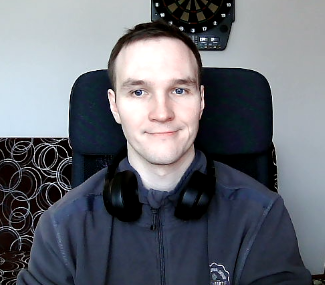
#> input picture j_photo.png, 325 x 285 px
$ jupyter execute Cartoonify.ipynb
#> lines starting #> are read from the running program, lines starting #| are printed output that depends on the picture; after the words box and inside, x2 and y2 are one past the last pixel; in counts of white or black regions, pixels touching at a corner belong together
[cell 1]
import cv2 #for image processing
import numpy as np #to store image
import imageio #to read image stored at particular path

import sys
import matplotlib.pyplot as plt
import os
import tkinter as tk
from tkinter import filedialog
from tkinter import *
from PIL import ImageTk, Image

[cell 2]
def cartoonify(ImagePath):
    # read the image
#> called with ImagePath = 'j_photo.png'
    originalmage = cv2.imread(ImagePath)
#> originalmage is the input picture: shape (285, 325, 3); mean B, G, R 114.1, 106, 102.4
    originalmage = cv2.cvtColor(originalmage, cv2.COLOR_BGR2RGB)
    #print(image)  # image is stored in form of numbers

    # confirm that image is chosen
    if originalmage is None:
        print("Can not find any image. Choose appropriate file")
        sys.exit()

    ReSized1 = cv2.resize(originalmage, (960, 540))
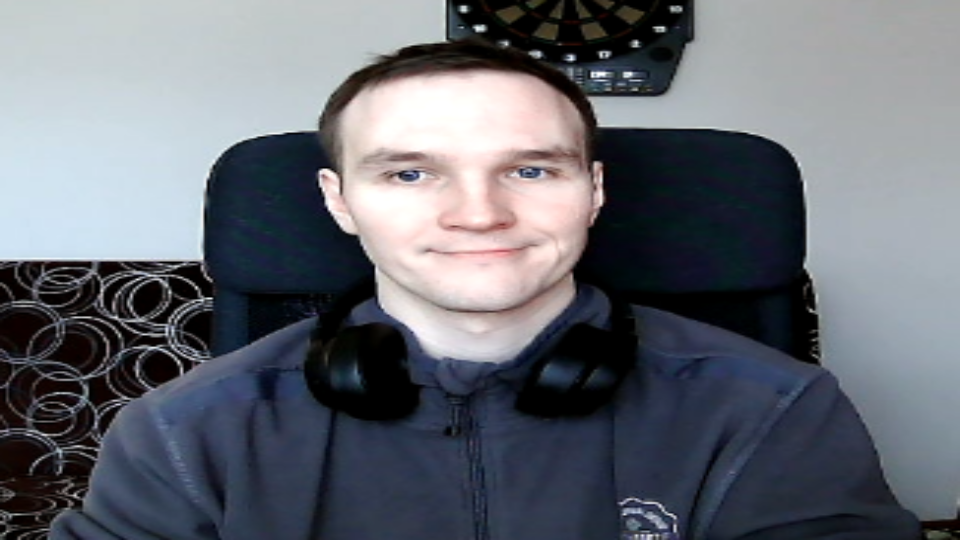
#> ReSized1: shape (540, 960, 3); mean R, G, B 102.3, 105.9, 114
    #plt.imshow(ReSized1, cmap='gray')


    #converting an image to grayscale
    grayScaleImage= cv2.cvtColor(originalmage, cv2.COLOR_BGR2GRAY)
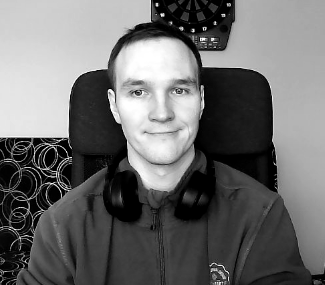
#> grayScaleImage: shape (285, 325); min 0, max 255, mean 108
    ReSized2 = cv2.resize(grayScaleImage, (960, 540))
    #plt.imshow(ReSized2, cmap='gray')


    #applying median blur to smoothen an image
    smoothGrayScale = cv2.medianBlur(grayScaleImage, 3)
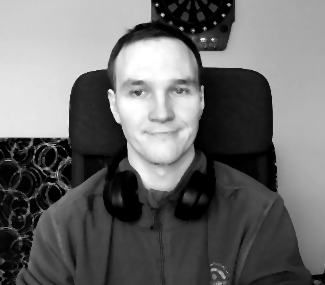
#> smoothGrayScale: shape (285, 325); min 0, max 255, mean 107.2
    ReSized3 = cv2.resize(smoothGrayScale, (960, 540))
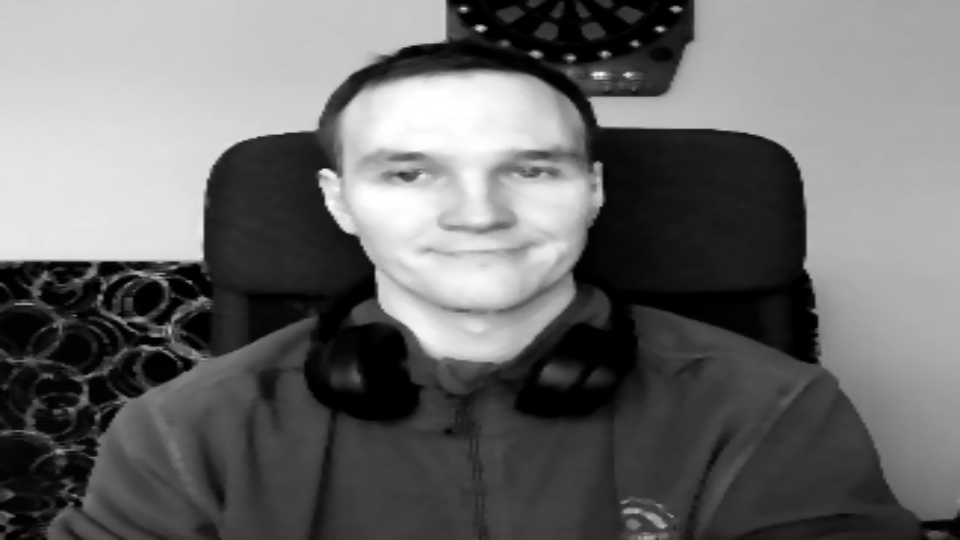
#> ReSized3: shape (540, 960); min 0, max 255, mean 107.1
    #plt.imshow(ReSized3, cmap='gray')

    #retrieving the edges for cartoon effect
    #by using thresholding technique
    getEdge = cv2.adaptiveThreshold(smoothGrayScale, 255,
        cv2.ADAPTIVE_THRESH_MEAN_C,
        cv2.THRESH_BINARY, 9, 9)
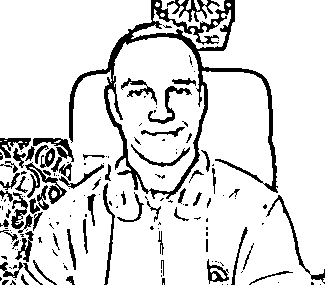
#> getEdge: shape (285, 325); 86.4% white; 162 black regions (97 under 20 px), largest, box (x1, y1, x2, y2) and area: (69, 0, 278, 199) 4756, (25, 162, 67, 204) 457, (33, 138, 74, 172) 403

    ReSized4 = cv2.resize(getEdge, (960, 540))
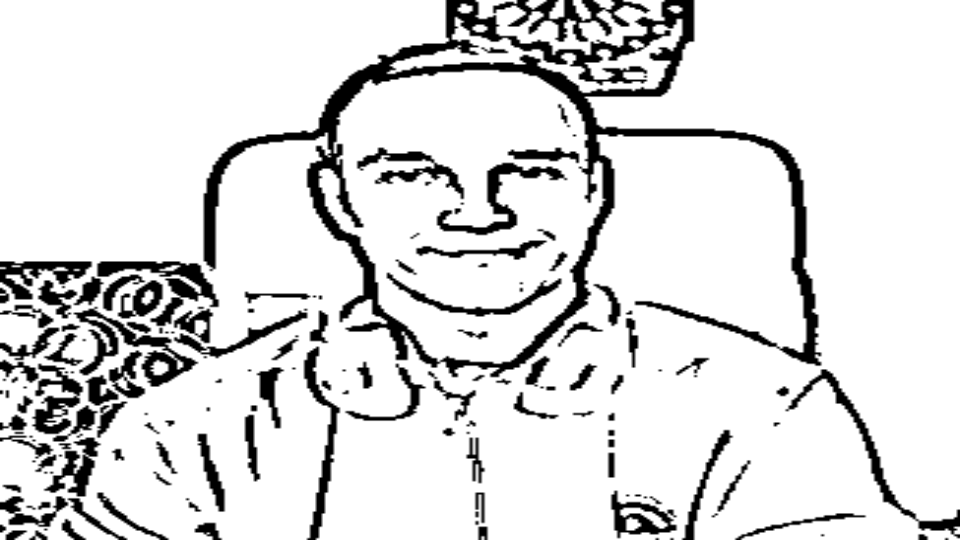
#> ReSized4: shape (540, 960); min 0, max 255, mean 220.4
    save(ReSized4, ImagePath, 'edges')
    #plt.imshow(ReSized4, cmap='gray')

    #applying bilateral filter to remove noise
    #and keep edge sharp as required
    colorImage = cv2.bilateralFilter(originalmage, 9, 300, 300)
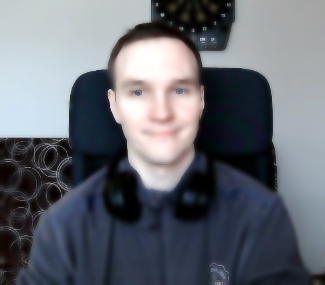
#> colorImage: shape (285, 325, 3); mean R, G, B 102.1, 105.7, 113.8
    ReSized5 = cv2.resize(colorImage, (960, 540))
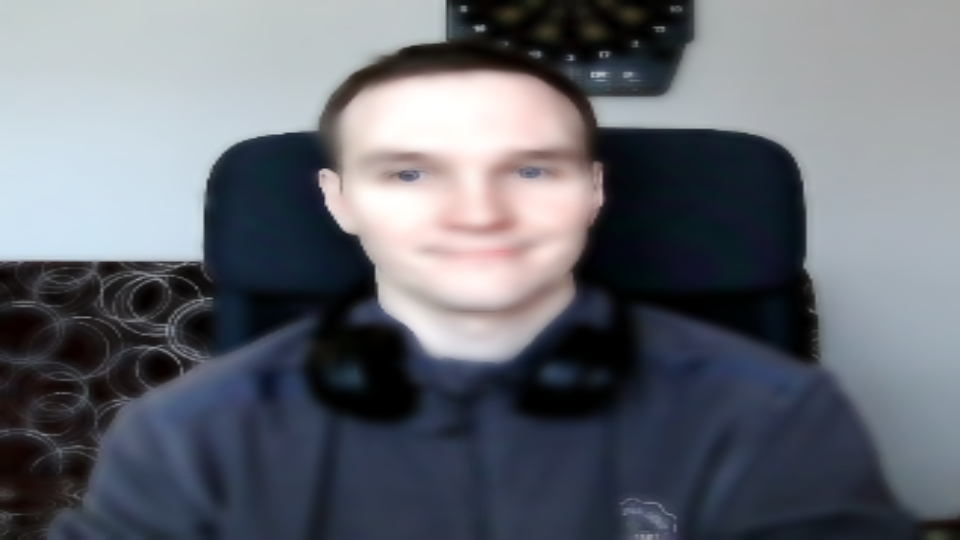
#> ReSized5: shape (540, 960, 3); mean R, G, B 102, 105.6, 113.7
    #plt.imshow(ReSized5, cmap='gray')


    #masking edged image with our "BEAUTIFY" image
    cartoonImage = cv2.bitwise_and(colorImage, colorImage, mask=getEdge)
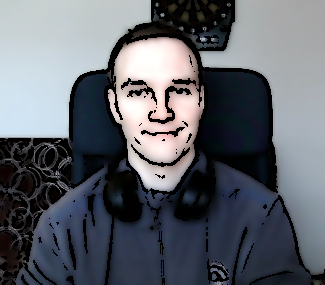
#> cartoonImage: shape (285, 325, 3); mean R, G, B 95.4, 99.3, 106.8

    ReSized6 = cv2.resize(cartoonImage, (960, 540))
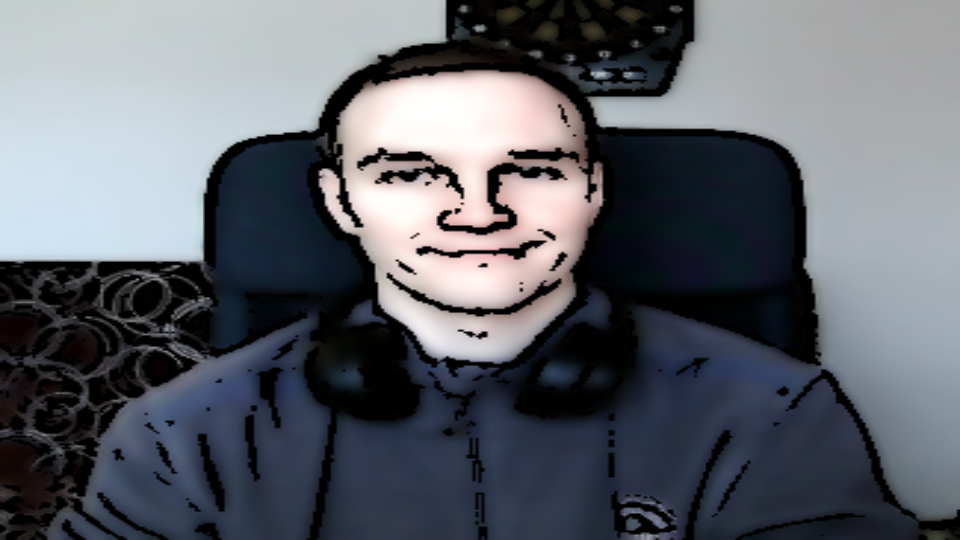
#> ReSized6: shape (540, 960, 3); mean R, G, B 95.4, 99.2, 106.7
    #plt.imshow(ReSized6, cmap='gray')

    # Plotting the whole transition
    images=[ReSized1, ReSized2, ReSized3, ReSized4, ReSized5, ReSized6]
    fig, axes = plt.subplots(3,2, figsize=(8,8), subplot_kw={'xticks':[], 'yticks':[]}, gridspec_kw=dict(hspace=0.1, wspace=0.1))
    for i, ax in enumerate(axes.flat):
        ax.imshow(images[i], cmap='gray')

    save(ReSized6, ImagePath, 'cartoonify')

    plt.show()

[cell 3]
def save(ReSized6, ImagePath, Prefix):
    #saving an image using imwrite()
    path1 = "./"
    split=os.path.splitext(ImagePath)
    extension = split[1]
    path = os.path.join(path1, Prefix + extension)
    cv2.imwrite(path, cv2.cvtColor(ReSized6, cv2.COLOR_RGB2BGR))
    I= "Image saved by name " + Prefix +" at "+ path
    print(I)
